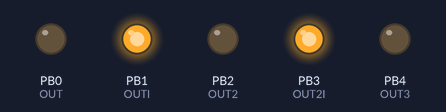
Recording of a sketch running on a simulated ATtiny85, built with avr-gcc and run on an emulated ATtiny85. On the bench: output pins drawn as LEDs (lit = HIGH).

Above: at 0.2 s.
At 1.7 s:
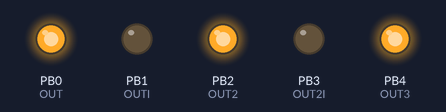
Timing chart, 0 to 3.0 s (numbered marks = the images above):
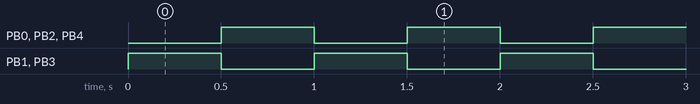

The sketch:

clock_gen_basic.ino
```cpp
/*
  ATTiny85 1 Second Clock Generator
           ______
      NC -|      |- VCC
    Out' -|      |- Out
     Out -|      |- Out'
     GND -|______|- Out

  By default the outputs have a clock signal of 1 Hz preprogrammed.
*/

// Pin definitions
const int OUT = 0;
const int OUTI = 1;
const int OUT2 = 2;
const int OUT2I = 3;
const int OUT3 = 4;

// Time definitions
const int period_base = 1000;  // ms


bool clock_state = LOW;
// Set clock
void set_clock() {
  digitalWrite(OUT, clock_state);
  digitalWrite(OUTI, !clock_state);
  digitalWrite(OUT2, clock_state);
  digitalWrite(OUT2I, !clock_state);
  digitalWrite(OUT3, clock_state);
}
// Toggle clock
void toggle_clock() {
  clock_state = !clock_state;
  set_clock();
}

// Run a clock cycle
void run_clock(){
  delay(period_base/2);
  toggle_clock();
}


void setup() {
  pinMode(OUT, OUTPUT);
  pinMode(OUTI, OUTPUT);
  pinMode(OUT2, OUTPUT);
  pinMode(OUT2I, OUTPUT);
  pinMode(OUT3, OUTPUT);
  set_clock();
}

void loop() {
  run_clock();
}
```

Measured:
- by itself, PB0 (OUT), PB1 (OUTI), PB2 (OUT2), PB3 (OUT2I), PB4 (OUT3): alternates HIGH for 0.50 s and LOW for 0.50 s
